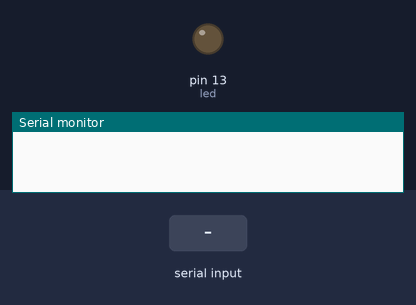
This sketch was run on a simulated Arduino Uno, built with avr-gcc and run on an emulated ATmega328P. On the bench: output pins drawn as LEDs (lit = HIGH), the last lines printed to the serial monitor. The inputs (shaded band) are chosen by the test bench.

Above: at 1.2 s.
1.3 s: "on" received over Serial
At 2.6 s:
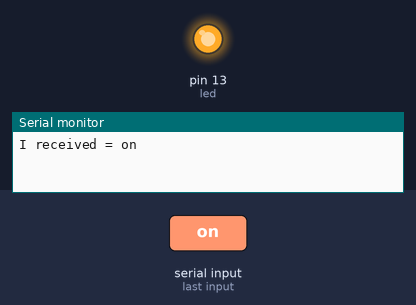
3.8 s: "off" received over Serial
At 5.7 s:
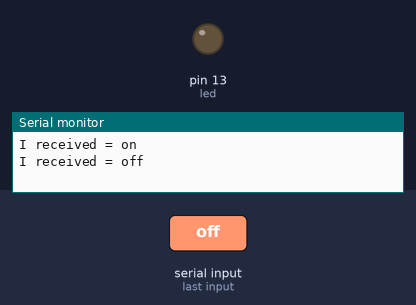
Timing chart, 0 to 7.2 s (numbered marks = the images above; inputs shaded):
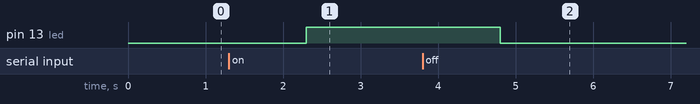

The sketch:

serial_led.ino
```cpp
#define led 13

String read_data = "";

void setup() {
  pinMode(led, OUTPUT);
  Serial.begin(9600);
}

void loop() {
  if(Serial.available() > 0){
    read_data = Serial.readString();
    Serial.print("I received = ");
    Serial.println(read_data);
  }
  if(read_data == "on"){
    digitalWrite(led, HIGH);
  }
  else if(read_data == "off"){
    digitalWrite(led, LOW);
  }
}
```

Measured:
- after the input at 1.3 s, pin 13 (led): LOW → HIGH after 1.0 s
- after the input at 3.8 s, pin 13 (led): HIGH → LOW after 1.0 s
